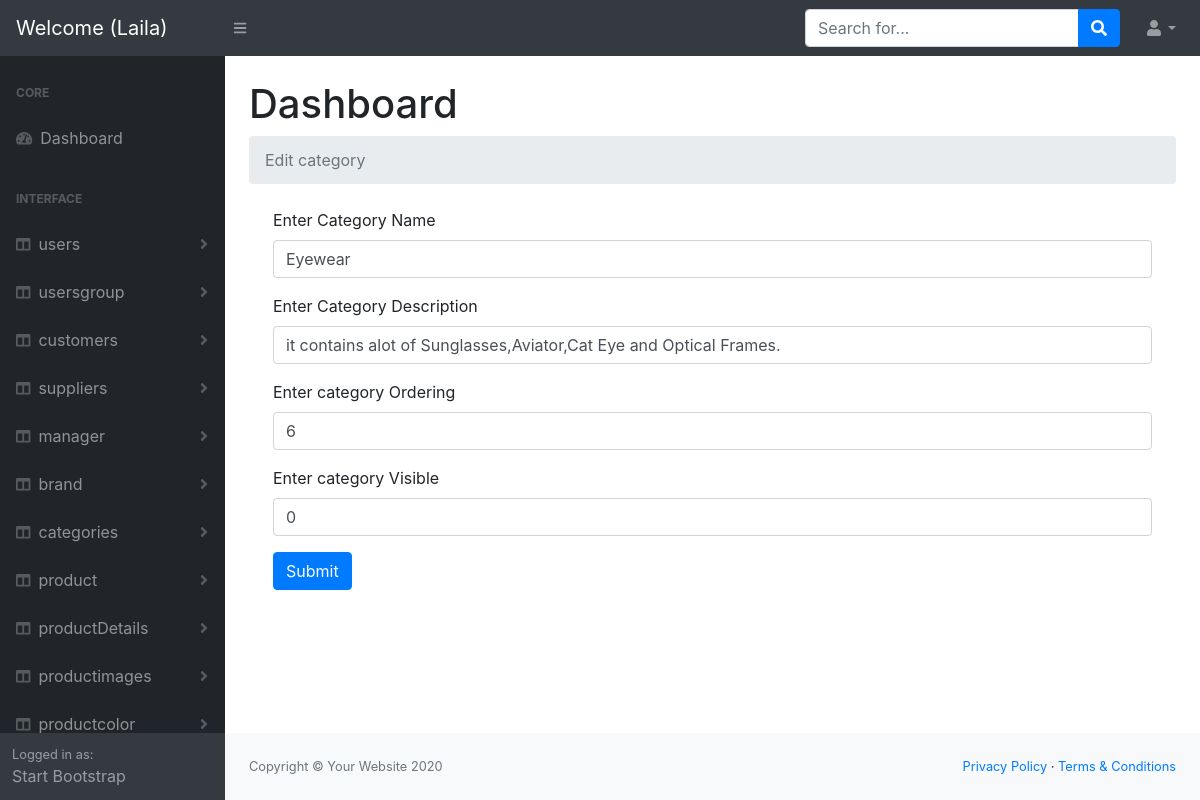
Page /Dashboard/admin/categories/edit.php?id=6 (signed in) on the earlier database version.
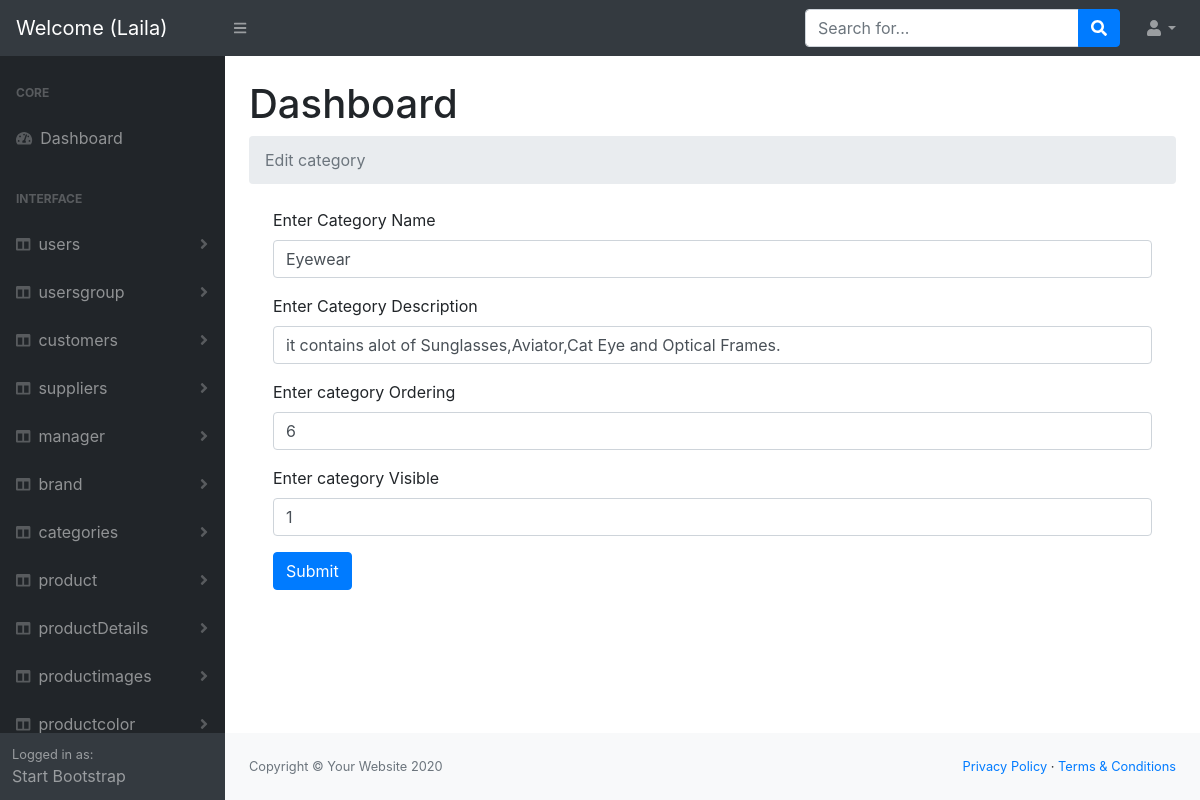
Same page on the later database version.
### tables this page shows
CREATE TABLE `categoreis` (
  `id` int(11) NOT NULL,
  `categoryname` varchar(250) NOT NULL,
  `description` text NOT NULL,
  `ordering` tinyint(4) NOT NULL COMMENT 'order the category as I wish anytime',
  `Active` tinyint(4) NOT NULL DEFAULT 1 COMMENT 'make visible 1 or not 2',
  `category_made_date` datetime NOT NULL DEFAULT current_timestamp()
);

### Dashboard/admin/helpers/functions.php (called while the page is built, shortened)
<?php
function Sanitize($input, $flag)
{
    $sanitize_var = $input;
    switch ($flag) {
        case 1:
            $sanitize_var = filter_var($sanitize_var, FILTER_SANITIZE_NUMBER_INT);
            break;
    }
    return $sanitize_var;
}

### Dashboard/admin/categories/edit.php (the view, shortened to what this page needs)
<?php
include '../helpers/functions.php';
include '../helpers/dbconnection.php';
   $id = '';
   if($_SERVER['REQUEST_METHOD'] == "GET"){
      $id  = Sanitize($_GET['id'],1);
    }
   $sql1  =" SELECT `id`, `categoryname`, `description`, `ordering`, `Active`, `category_made_date` FROM `categoreis` WHERE `id`= ".$id;
   $op1  = mysqli_query($conn,$sql1);
   $FData = mysqli_fetch_assoc($op1);
    include '../header.php';
?>
  <body class="sb-nav-fixed">
<?php
    include '../nav.php';
?>
        <div id="layoutSidenav">
<?php
    include '../sidNave.php';
?>
            <div id="layoutSidenav_content">
                <main>
                    <div class="container-fluid">
                        <h1 class="mt-4">Dashboard</h1>
                        <ol class="breadcrumb mb-4">
                        <?php
                            if(isset($_SESSION['errors'])){
                               foreach($_SESSION['errors'] as $key =>  $value){
                                echo '* '.$key.' : '.$value.'<br>';
                               }
                             unset($_SESSION['errors']);
                             }else{
                        ?>
                        <li class="breadcrumb-item active">Edit category </li>
                        <?php } ?>
                        </ol>
<div class="container">
 <form  method="post"  action="edit.php?id=<?php echo $FData['id'];?>"  enctype ="multipart/form-data">
                 <div class="form-group">
                     <label for="exampleInputEmail1">Enter Category Name</label>
                     <input type="text" name="categoryname"  value="<?php echo $FData['categoryname']; ?>" class="form-control" id="exampleInputName" aria-describedby=""
                         placeholder="Enter Category Name ">
                 </div>
                 <div class="form-group">
                     <label for="exampleInputEmail1">Enter Category Description </label>
                     <input type="text" name="description"  value="<?php echo $FData['description']; ?>" class="form-control" id="exampleInputName" aria-describedby=""
                         placeholder="Enter description ">
                  </div>
                 <div class="form-group">
                     <label for="exampleInputEmail1">Enter category Ordering </label>
                     <input type="text" name="ordering"  value="<?php echo $FData['ordering']; ?>" class="form-control" id="exampleInputName" aria-describedby=""
                         placeholder="Enter ordering ">
                  </div>
                 <div class="form-group">
                     <label for="exampleInputEmail1">Enter category Visible  </label>
                     <input type="text" name="Active"   value="<?php echo $FData['Active']; ?>"class="form-control" id="exampleInputName" aria-describedby=""
                         placeholder="Enter Active 1 for visible 2 for not ">
                  </div>
                     <button type="submit"  name="submit"class="btn btn-primary">Submit</button>
</form>
</div>
              </div>
              </main>
 <?php
include '../footer.php';
 ?>

Differences in the rows shown:
changed categoreis "Eyewear": Active "0" → "1"
